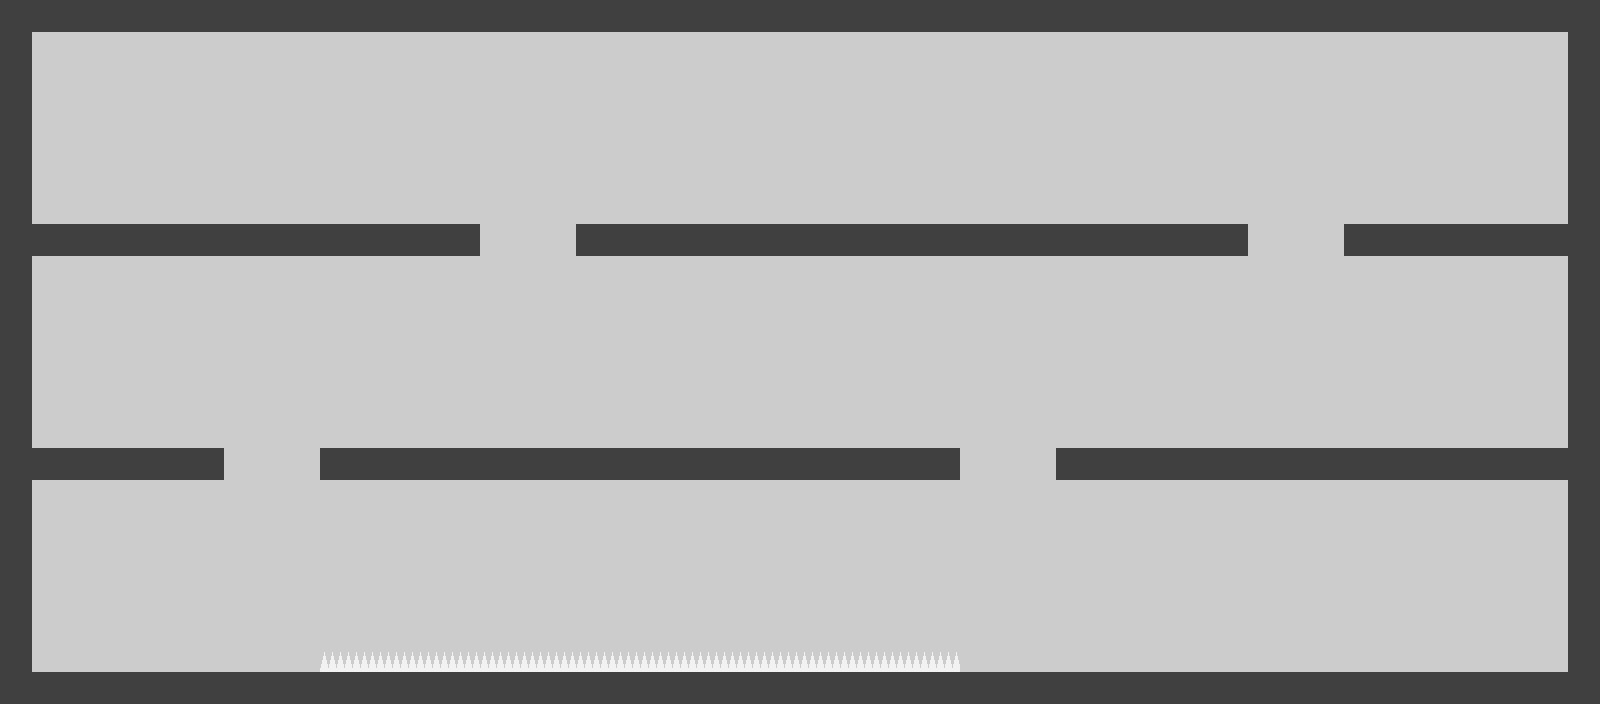

Below is a game level as drawn by its tile map, then a one-line description and the .tmx file that defines it, in full:
An orthogonal 50x22 tile map with 32x32 px tiles, 2 tile layers (Background, Foreground) and 17 objects (exitPoint, goon, spikes).

<map version="1.0" orientation="orthogonal" renderorder="right-down" width="50" height="22" tilewidth="32" tileheight="32" nextobjectid="35">
 <tileset firstgid="1" name="tiles" tilewidth="32" tileheight="32" tilecount="3" columns="0">
  <tile id="0">
   <image width="32" height="32" source="../tiles/tileWall.png" />
  </tile>
  <tile id="1">
   <image width="32" height="32" source="../tiles/tileBackground.png" />
  </tile>
  <tile id="3">
   <image width="32" height="32" source="../tiles/tileSpikes.png" />
  </tile>
 </tileset>
 <layer name="Background" width="50" height="22">
  <data encoding="csv">
0,0,0,0,0,0,0,0,0,0,0,0,0,0,0,0,0,0,0,0,0,0,0,0,0,0,0,0,0,0,0,0,0,0,0,0,0,0,0,0,0,0,0,0,0,0,0,0,0,0,
0,2,2,2,2,2,2,2,2,2,2,2,2,2,2,2,2,2,2,2,2,2,2,2,2,2,2,2,2,2,2,2,2,2,2,2,2,2,2,2,2,2,2,2,2,2,2,2,2,0,
0,2,2,2,2,2,2,2,2,2,2,2,2,2,2,2,2,2,2,2,2,2,2,2,2,2,2,2,2,2,2,2,2,2,2,2,2,2,2,2,2,2,2,2,2,2,2,2,2,0,
2,2,2,2,2,2,2,2,2,2,2,2,2,2,2,2,2,2,2,2,2,2,2,2,2,2,2,2,2,2,2,2,2,2,2,2,2,2,2,2,2,2,2,2,2,2,2,2,2,0,
2,2,2,2,2,2,2,2,2,2,2,2,2,2,2,2,2,2,2,2,2,2,2,2,2,2,2,2,2,2,2,2,2,2,2,2,2,2,2,2,2,2,2,2,2,2,2,2,2,0,
2,2,2,2,2,2,2,2,2,2,2,2,2,2,2,2,2,2,2,2,2,2,2,2,2,2,2,2,2,2,2,2,2,2,2,2,2,2,2,2,2,2,2,2,2,2,2,2,2,0,
2,2,2,2,2,2,2,2,2,2,2,2,2,2,2,2,2,2,2,2,2,2,2,2,2,2,2,2,2,2,2,2,2,2,2,2,2,2,2,2,2,2,2,2,2,2,2,2,2,0,
2,2,2,2,2,2,2,2,2,2,2,2,2,2,2,2,2,2,2,2,2,2,2,2,2,2,2,2,2,2,2,2,2,2,2,2,2,2,2,2,2,2,2,2,2,2,2,2,2,0,
2,2,2,2,2,2,2,2,2,2,2,2,2,2,2,2,2,2,2,2,2,2,2,2,2,2,2,2,2,2,2,2,2,2,2,2,2,2,2,2,2,2,2,2,2,2,2,2,2,2,
2,2,2,2,2,2,2,2,2,2,2,2,2,2,2,2,2,2,2,2,2,2,2,2,2,2,2,2,2,2,2,2,2,2,2,2,2,2,2,2,2,2,2,2,2,2,2,2,2,2,
2,2,2,2,2,2,2,2,2,2,2,2,2,2,2,2,2,2,2,2,2,2,2,2,2,2,2,2,2,2,2,2,2,2,2,2,2,2,2,2,2,2,2,2,2,2,2,2,2,2,
2,2,2,2,2,2,2,2,2,2,2,2,2,2,2,2,2,2,2,2,2,2,2,2,2,2,2,2,2,2,2,2,2,2,2,2,2,2,2,2,2,2,2,2,2,2,2,2,2,0,
2,2,2,2,2,2,2,2,2,2,2,2,2,2,2,2,2,2,2,2,2,2,2,2,2,2,2,2,2,2,2,2,2,2,2,2,2,2,2,2,2,2,2,2,2,2,2,2,2,0,
2,2,2,2,2,2,2,2,2,2,2,2,2,2,2,2,2,2,2,2,2,2,2,2,2,2,2,2,2,2,2,2,2,2,2,2,2,2,2,2,2,2,2,2,2,2,2,2,2,0,
2,2,2,2,2,2,2,2,2,2,2,2,2,2,2,2,2,2,2,2,2,2,2,2,2,2,2,2,2,2,2,2,2,2,2,2,2,2,2,2,2,2,2,2,2,2,2,2,2,0,
2,2,2,2,2,2,2,2,2,2,2,2,2,2,2,2,2,2,2,2,2,2,2,2,2,2,2,2,2,2,2,2,2,2,2,2,2,2,2,2,2,2,2,2,2,2,2,2,2,0,
2,2,2,2,2,2,2,2,2,2,2,2,2,2,2,2,2,2,2,2,2,2,2,2,2,2,2,2,2,2,2,2,2,2,2,2,2,2,2,2,2,2,2,2,2,2,2,2,2,0,
2,2,2,2,2,2,2,2,2,2,2,2,2,2,2,2,2,2,2,2,2,2,2,2,2,2,2,2,2,2,2,2,2,2,2,2,2,2,2,2,2,2,2,2,2,2,2,2,2,0,
2,2,2,2,2,2,2,2,2,2,2,2,2,2,2,2,2,2,2,2,2,2,2,2,2,2,2,2,2,2,2,2,2,2,2,2,2,2,2,2,2,2,2,2,2,2,2,2,2,0,
0,2,2,2,2,2,2,2,2,2,2,2,2,2,2,2,2,2,2,2,2,2,2,2,2,2,2,2,2,2,2,2,2,2,2,2,2,2,2,2,2,2,2,2,2,2,2,2,2,0,
0,2,2,2,2,2,2,2,2,2,2,2,2,2,2,2,2,2,2,2,2,2,2,2,2,2,2,2,2,2,2,2,2,2,2,2,2,2,2,2,2,2,2,2,2,2,2,2,2,0,
0,0,0,0,0,0,0,0,0,0,0,0,0,0,0,0,0,0,0,0,0,0,0,0,0,0,0,0,0,0,0,0,0,0,0,0,0,0,0,0,0,0,0,0,0,0,0,0,0,0
</data>
 </layer>
 <layer name="Foreground" width="50" height="22">
  <data encoding="csv">
1,1,1,1,1,1,1,1,1,1,1,1,1,1,1,1,1,1,1,1,1,1,1,1,1,1,1,1,1,1,1,1,1,1,1,1,1,1,1,1,1,1,1,1,1,1,1,1,1,1,
1,0,0,0,0,0,0,0,0,0,0,0,0,0,0,0,0,0,0,0,0,0,0,0,0,0,0,0,0,0,0,0,0,0,0,0,0,0,0,0,0,0,0,0,0,0,0,0,0,1,
1,0,0,0,0,0,0,0,0,0,0,0,0,0,0,0,0,0,0,0,0,0,0,0,0,0,0,0,0,0,0,0,0,0,0,0,0,0,0,0,0,0,0,0,0,0,0,0,0,1,
1,0,0,0,0,0,0,0,0,0,0,0,0,0,0,0,0,0,0,0,0,0,0,0,0,0,0,0,0,0,0,0,0,0,0,0,0,0,0,0,0,0,0,0,0,0,0,0,0,1,
1,0,0,0,0,0,0,0,0,0,0,0,0,0,0,0,0,0,0,0,0,0,0,0,0,0,0,0,0,0,0,0,0,0,0,0,0,0,0,0,0,0,0,0,0,0,0,0,0,1,
1,0,0,0,0,0,0,0,0,0,0,0,0,0,0,0,0,0,0,0,0,0,0,0,0,0,0,0,0,0,0,0,0,0,0,0,0,0,0,0,0,0,0,0,0,0,0,0,0,1,
1,0,0,0,0,0,0,0,0,0,0,0,0,0,0,0,0,0,0,0,0,0,0,0,0,0,0,0,0,0,0,0,0,0,0,0,0,0,0,0,0,0,0,0,0,0,0,0,0,1,
1,1,1,1,1,1,1,1,1,1,1,1,1,1,1,0,0,0,1,1,1,1,1,1,1,1,1,1,1,1,1,1,1,1,1,1,1,1,1,0,0,0,1,1,1,1,1,1,1,1,
1,0,0,0,0,0,0,0,0,0,0,0,0,0,0,0,0,0,0,0,0,0,0,0,0,0,0,0,0,0,0,0,0,0,0,0,0,0,0,0,0,0,0,0,0,0,0,0,0,1,
1,0,0,0,0,0,0,0,0,0,0,0,0,0,0,0,0,0,0,0,0,0,0,0,0,0,0,0,0,0,0,0,0,0,0,0,0,0,0,0,0,0,0,0,0,0,0,0,0,1,
1,0,0,0,0,0,0,0,0,0,0,0,0,0,0,0,0,0,0,0,0,0,0,0,0,0,0,0,0,0,0,0,0,0,0,0,0,0,0,0,0,0,0,0,0,0,0,0,0,1,
1,0,0,0,0,0,0,0,0,0,0,0,0,0,0,0,0,0,0,0,0,0,0,0,0,0,0,0,0,0,0,0,0,0,0,0,0,0,0,0,0,0,0,0,0,0,0,0,0,1,
1,0,0,0,0,0,0,0,0,0,0,0,0,0,0,0,0,0,0,0,0,0,0,0,0,0,0,0,0,0,0,0,0,0,0,0,0,0,0,0,0,0,0,0,0,0,0,0,0,1,
1,0,0,0,0,0,0,0,0,0,0,0,0,0,0,0,0,0,0,0,0,0,0,0,0,0,0,0,0,0,0,0,0,0,0,0,0,0,0,0,0,0,0,0,0,0,0,0,0,1,
1,1,1,1,1,1,1,0,0,0,1,1,1,1,1,1,1,1,1,1,1,1,1,1,1,1,1,1,1,1,0,0,0,1,1,1,1,1,1,1,1,1,1,1,1,1,1,1,1,1,
1,0,0,0,0,0,0,0,0,0,0,0,0,0,0,0,0,0,0,0,0,0,0,0,0,0,0,0,0,0,0,0,0,0,0,0,0,0,0,0,0,0,0,0,0,0,0,0,0,1,
1,0,0,0,0,0,0,0,0,0,0,0,0,0,0,0,0,0,0,0,0,0,0,0,0,0,0,0,0,0,0,0,0,0,0,0,0,0,0,0,0,0,0,0,0,0,0,0,0,1,
1,0,0,0,0,0,0,0,0,0,0,0,0,0,0,0,0,0,0,0,0,0,0,0,0,0,0,0,0,0,0,0,0,0,0,0,0,0,0,0,0,0,0,0,0,0,0,0,0,1,
1,0,0,0,0,0,0,0,0,0,0,0,0,0,0,0,0,0,0,0,0,0,0,0,0,0,0,0,0,0,0,0,0,0,0,0,0,0,0,0,0,0,0,0,0,0,0,0,0,1,
1,0,0,0,0,0,0,0,0,0,0,0,0,0,0,0,0,0,0,0,0,0,0,0,0,0,0,0,0,0,0,0,0,0,0,0,0,0,0,0,0,0,0,0,0,0,0,0,0,1,
1,0,0,0,0,0,0,0,0,0,4,4,4,4,4,4,4,4,4,4,4,4,4,4,4,4,4,4,4,4,0,0,0,0,0,0,0,0,0,0,0,0,0,0,0,0,0,0,0,1,
1,1,1,1,1,1,1,1,1,1,1,1,1,1,1,1,1,1,1,1,1,1,1,1,1,1,1,1,1,1,1,1,1,1,1,1,1,1,1,1,1,1,1,1,1,1,1,1,1,1
</data>
 </layer>
 <objectgroup name="collision">
  <object id="1" x="0" y="0" width="1600" height="32" />
  <object id="7" x="0" y="224" width="480" height="32" />
  <object id="8" x="0" y="32" width="32" height="192" />
  <object id="9" x="576" y="224" width="672" height="32" />
  <object id="11" x="1344" y="224" width="256" height="32" />
  <object id="12" x="1568" y="32" width="32" height="192" />
  <object id="13" x="0" y="256" width="32" height="192" />
  <object id="14" x="0" y="448" width="224" height="32" />
  <object id="15" x="320" y="448" width="640" height="32" />
  <object id="16" x="1056" y="448" width="544" height="32" />
  <object id="17" x="1568" y="256" width="32" height="192" />
  <object id="18" x="0" y="480" width="32" height="192" />
  <object id="19" x="0" y="672" width="1600" height="32" />
  <object id="20" x="1568" y="480" width="32" height="192" />
 </objectgroup>
 <objectgroup name="objects">
  <object id="24" name="exitPoint" type="exitPoint" x="1472" y="576" width="64" height="96" />
  <object id="32" name="goon" x="592" y="368">
   <ellipse />
  </object>
  <object id="34" name="spikes" x="320" y="648" width="640" height="24" />
 </objectgroup>
</map>